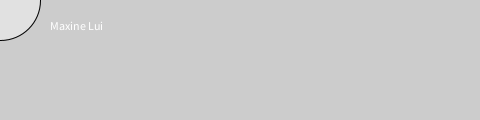
Frame 1 (no input)
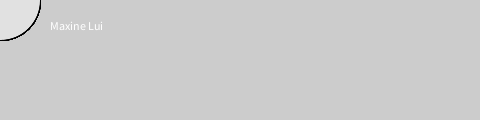
Frame 60 (the mouse pressed at the canvas centre just before this capture)
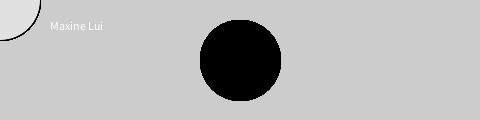
Frame 120 (the mouse held since frame 60 and released just before this capture)

The Processing sketch that drew these frames (run headless with seeded random() and noise(); from frame 60 on, the mouse is pressed at the canvas centre):

// Processing sketch: processing_78978
// ── processing_78978.pde

void setup() {
  size(480,120);
  smooth();
  text ("Maxine Lui", 50, 30);
  fill(0, 102, 153, 51);
  
}

void draw() {
  if (mousePressed) {
    fill(0);
  }else {
    fill(225);
  }
  ellipse(mouseX, mouseY, 80, 80);
}
